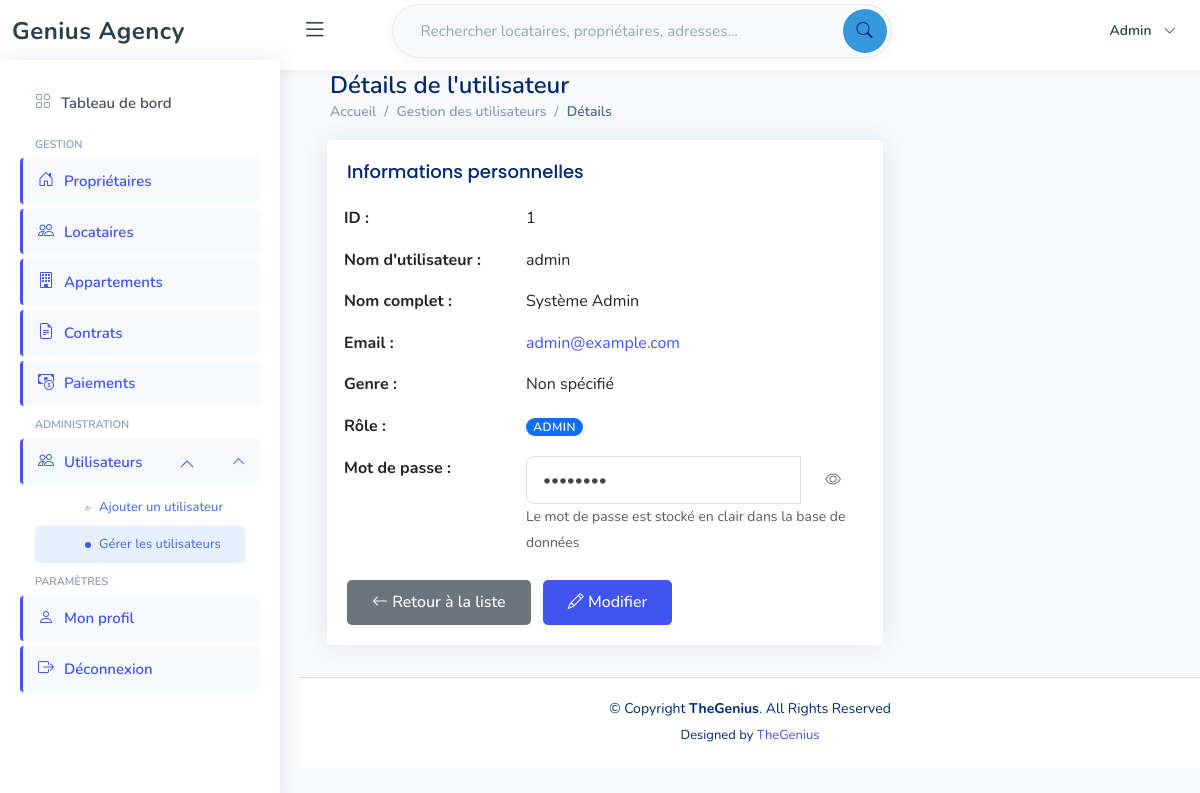
Page /pages/voir_utilisateur.php?id=1 (signed in) on the earlier database version.
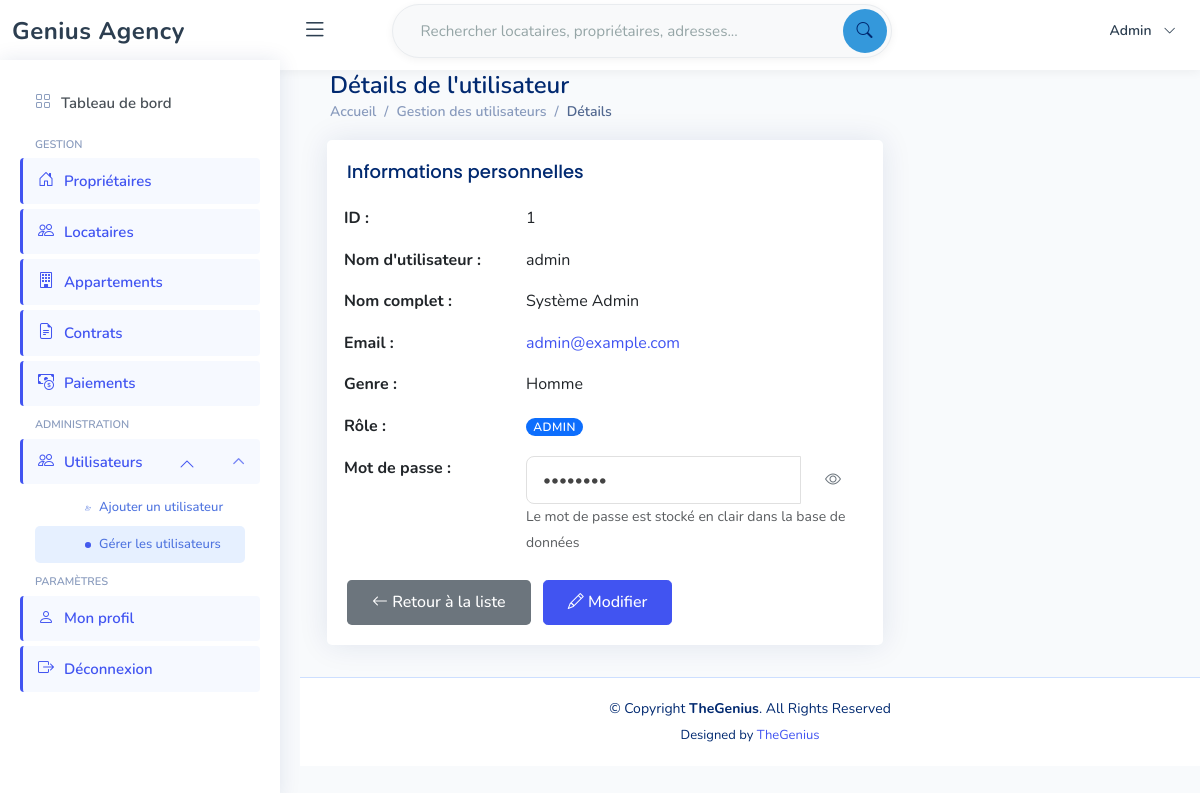
Same page on the later database version.
### tables this page shows
CREATE TABLE utilisateurs (
    id INT NOT NULL AUTO_INCREMENT,
    nom VARCHAR(100),
    prenom VARCHAR(100),
    email VARCHAR(150),
    sexe ENUM('H', 'F', 'Autre') NOT NULL DEFAULT 'Autre',
    nomutilisateur VARCHAR(100) UNIQUE,
    motdepasse VARCHAR(255),
    role ENUM('admin', 'gestionnaire') DEFAULT 'gestionnaire',
    PRIMARY KEY (id)
);

### classes/Database.php (called while the page is built, shortened)
<?php
class Database
{
    private static $host = 'localhost';
    private static $dbname = 'location_appartement';
    private static $user = 'root';
    private static $password = '';
    private static $pdo = null;
    public static function connect()
    {
        if (self::$pdo === null) {
            try {
                self::$pdo = new PDO(
                    "mysql:host=" . self::$host . ";dbname=" . self::$dbname . ";charset=utf8",
                    self::$user,
                    self::$password
                );
                self::$pdo->setAttribute(PDO::ATTR_ERRMODE, PDO::ERRMODE_EXCEPTION);
                self::$pdo->setAttribute(PDO::ATTR_DEFAULT_FETCH_MODE, PDO::FETCH_ASSOC);
            } catch (PDOException $e) {
                die("Erreur de connexion : " . $e->getMessage());
            }
        }
        return self::$pdo;
    }
}

### classes/Utilisateur.php (called while the page is built, shortened)
<?php
require_once 'Database.php';
class Utilisateur {
    private $pdo;
    public function __construct($id = null, $nom = '', $prenom = '', $email = '', $username = '', $motDePasse = '', $role = '') {
        $this->pdo = Database::connect();
    }
    public function getById($id) {
        $stmt = $this->pdo->prepare("SELECT * FROM utilisateurs WHERE id = :id");
        $stmt->execute(['id' => $id]);
        return $stmt->fetch(PDO::FETCH_ASSOC);
    }
}
?>

### pages/voir_utilisateur.php (the view, shortened to what the changed rows need)
<?php
$utilisateur_id = (int)$_GET['id'];
require_once '../classes/Utilisateur.php';
require_once '../classes/Database.php';
$utilisateur = new Utilisateur();
$infos_utilisateur = $utilisateur->getById($utilisateur_id);
?>
<!DOCTYPE html>
<html lang="fr">
<head>
    <?php include("head.php"); ?>
</head>
<body>
    <?php include("header.php"); ?>
    <main id="main" class="main">
        <div class="pagetitle">
            <h1>Détails de l'utilisateur</h1>
        </div>
        <section class="section">
            <div class="row">
                <div class="col-lg-8">
                    <div class="card">
                        <div class="card-body">
                            <div class="row mb-3">
                                <div class="col-md-4 fw-bold">ID :</div>
                                <div class="col-md-8"><?= htmlspecialchars($infos_utilisateur['id'] ?? 'Non défini') ?></div>
                            </div>
                            <div class="row mb-3">
                                <div class="col-md-4 fw-bold">Nom d'utilisateur :</div>
                                <div class="col-md-8">
                                    <?= htmlspecialchars($infos_utilisateur['nomutilisateur'] ?? 'Non défini') ?>
                                </div>
                            </div>
                            <div class="row mb-3">
                                <div class="col-md-4 fw-bold">Nom complet :</div>
                                <div class="col-md-8">
                                    <?= htmlspecialchars(($infos_utilisateur['prenom'] ?? '') . ' ' . ($infos_utilisateur['nom'] ?? '')) ?>
                                </div>
                            </div>
                            <div class="row mb-3">
                                <div class="col-md-8">
                                    <?php if (!empty($infos_utilisateur['email'])): ?>
                                        <a href="mailto:<?= htmlspecialchars($infos_utilisateur['email']) ?>">
                                            <?= htmlspecialchars($infos_utilisateur['email']) ?>
                                        </a>
                                    <?php else: ?>
                                        Non défini
                                    <?php endif; ?>
                                </div>
                            </div>
                            <div class="row mb-3">
                                <div class="col-md-4 fw-bold">Genre :</div>
                                <div class="col-md-8">
                                    <?php
                                    $sexe = $infos_utilisateur['sexe'] ?? '';
                                    $libelle_sexe = [
                                        'H' => 'Homme',
                                        'F' => 'Femme',
                                        'Autre' => 'Autre'
                                    ][$sexe] ?? 'Non spécifié';
                                    echo htmlspecialchars($libelle_sexe);
                                    ?>
                                </div>
                            </div>
                            <div class="row mb-3">
                                <div class="col-md-8">
                                    <?php if (isset($infos_utilisateur['role'])): ?>
                                        <span class="badge bg-<?= $infos_utilisateur['role'] === 'admin' ? 'primary' : 'success' ?>">
                                            <?= htmlspecialchars(ucfirst($infos_utilisateur['role'])) ?>
                                        </span>
                                    <?php else: ?>
                                        Non défini
                                    <?php endif; ?>
                                </div>
                            </div>
                            <div class="row mb-3">
                                <div class="col-md-8">
                                    <div class="input-group">
                                        <input type="password" class="form-control" id="passwordField"
                                               value="<?= htmlspecialchars($infos_utilisateur['motdepasse'] ?? '') ?>"
                                               readonly>
                                        <button class="btn btn-outline-secondary" type="button" id="togglePassword">
                                            <i class="bi bi-eye"></i>
                                        </button>
                                    </div>
                                </div>
                            </div>
                        </div>
                    </div>
                </div>
            </div>
        </section>
    </main>
</body>
</html>

Differences in the rows shown:
changed utilisateurs "admin": sexe "Non spécifié" → "Homme"
